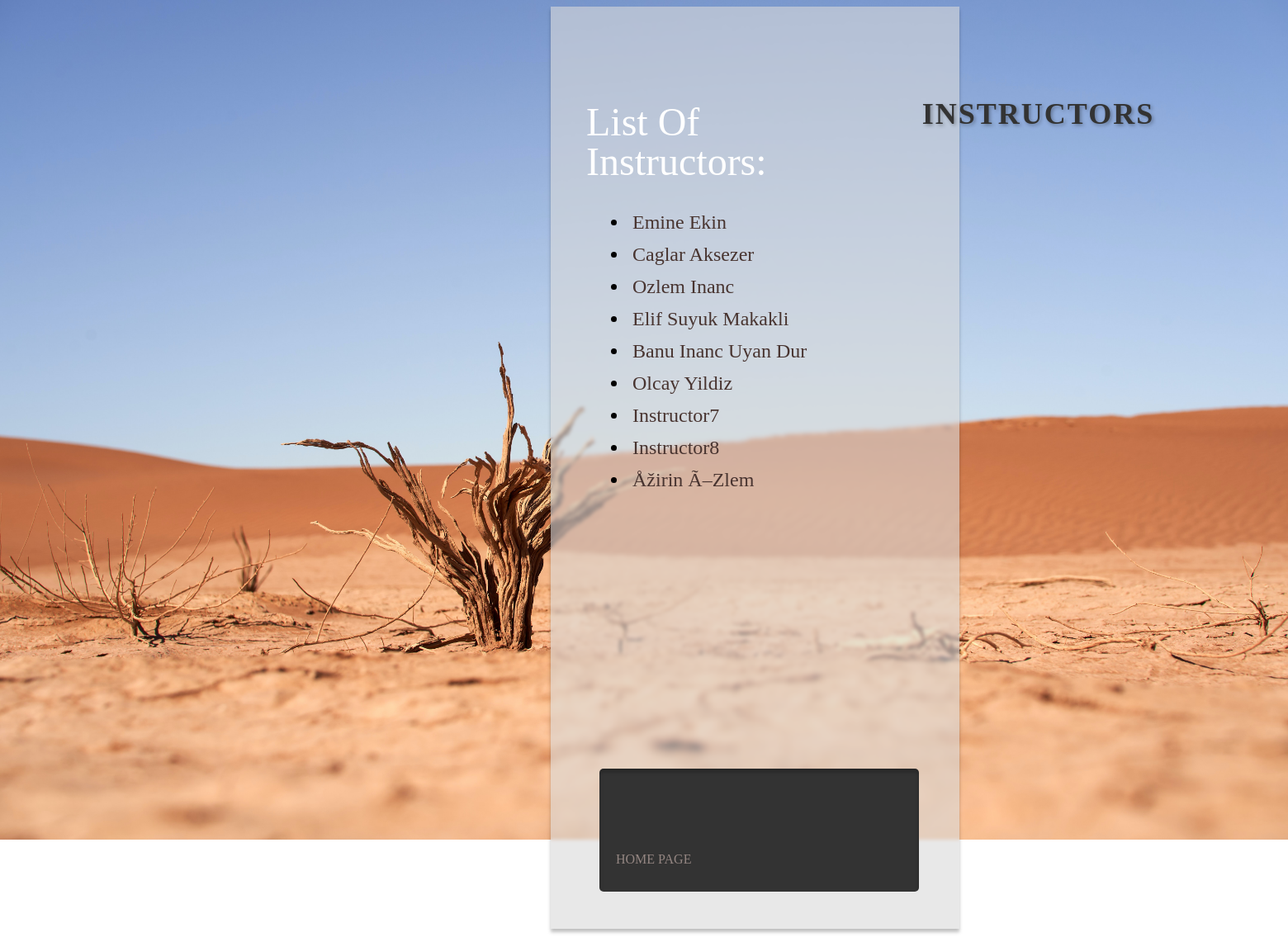
Page /instructor.php on the committed database.
### tables this page shows
CREATE TABLE instructor (
  ssn varchar(20) NOT NULL,
  iname varchar(100) DEFAULT NULL,
  rankk varchar(45) DEFAULT NULL,
  baseSal double DEFAULT NULL,
  dName varchar(50) NOT NULL,
  extraSalary double DEFAULT NULL
);

### instructor.php (the view, shortened to what this page needs)
<!DOCTYPE html>
<html>
<head>
</head>
<body>
    <h2>Instructors</h2>
    <h3>List of Instructors:</h3>
    <?php
    include ('dbconnect.php');
    $query = "SELECT * FROM instructor";
    $result = mysqli_query($conn, $query);
    if (mysqli_num_rows($result) > 0) {
        echo "<ul>";
        while ($row = mysqli_fetch_assoc($result)) {
            echo "<li><a href='instructordetail.php?id=" . $row['ssn'] . "'>" . $row['iname'] . "</a></li>";
        }
        echo "</ul>";
    } else {
        echo "There is no instructor";
    }
    ?>
    <a href="index.php" class="link-button" >HOME PAGE</a>
</body>
<div class="right-div"></div>
<div class="left-div"></div>
</html>

### instructor.php (style rules this page uses)
body { position: absolute; width: 4554px; height: 4191px; left: 0px; top: 0px; background-image: url(resim.jpg); background-size: cover; position: absolute; width: 1181px; height: 730px; left: 659px; font-family: 'Kosugi'; font-style: normal; font-weight: 400; font-size: 200px; line-height: 200px; text-transform: capitalize; color: #000000; }
h2 { text-align: center; margin-bottom: 30px; text-transform: uppercase; font-size: 36px; color: #333; letter-spacing: 2px; text-shadow: 2px 2px 4px rgba(0, 0, 0, 0.3); }
.right-div { position: absolute; width: 495px; height: 1117px; left: 0px; top: 0px; z-index: -1; background: rgba(217, 217, 217, 0.6); box-shadow: 0px 4px 4px rgba(0, 0, 0, 0.25); backdrop-filter: blur(2px); }
.left-div { position: absolute; width: 1181px; height: 600px; left: 659px; top: 468px; font-family: 'Kosugi'; font-style: normal; font-weight: 400; font-size: 200px; line-height: 200px; text-transform: capitalize; color: #000000; }
.link-button { position: absolute; width: 347px; height: 129px; left: 59px; top: 903px; background: #D9D9D9; box-shadow: inset 0px 4px 4px rgba(0, 0, 0, 0.25); }
h3 { position: absolute; width: 290px; height: 84px; left: 43px; top: 68px; font-family: 'Kosugi'; font-style: normal; font-weight: 400; font-size: 48px; line-height: 48px; text-transform: capitalize; color: #FFFFFF; }
ul { position: absolute; width: 352px; height: 456px; left: 54px; top: 220px; font-family: 'Kosugi'; font-style: normal; font-weight: 400; font-size: 24px; line-height: 24px; text-decoration-line: underline; text-transform: capitalize; color: #000000; }
li { margin-bottom: 5px; }
a { color: #483430; text-decoration: none; transition: color 0.3s ease; display: inline-block; padding: 5px; border-radius: 5px; }
.link-button { display: inline-block; padding: 10px 20px; background-color: #333; color: #948682; text-decoration: none; font-size: 16px; border-radius: 5px; transition: background-color 0.3s ease; margin-top: 20px; }

### rows in the picture
instructor: iname "Emine Ekin"
instructor: iname "Caglar Aksezer"
instructor: iname "Ozlem Inanc"
instructor: iname "Elif Suyuk Makakli"
instructor: iname "Banu Inanc Uyan Dur"
instructor: iname "Olcay Yildiz"
instructor: iname "Instructor7"
instructor: iname "Instructor8"
instructor: iname "Åžirin Ã–zlem"
